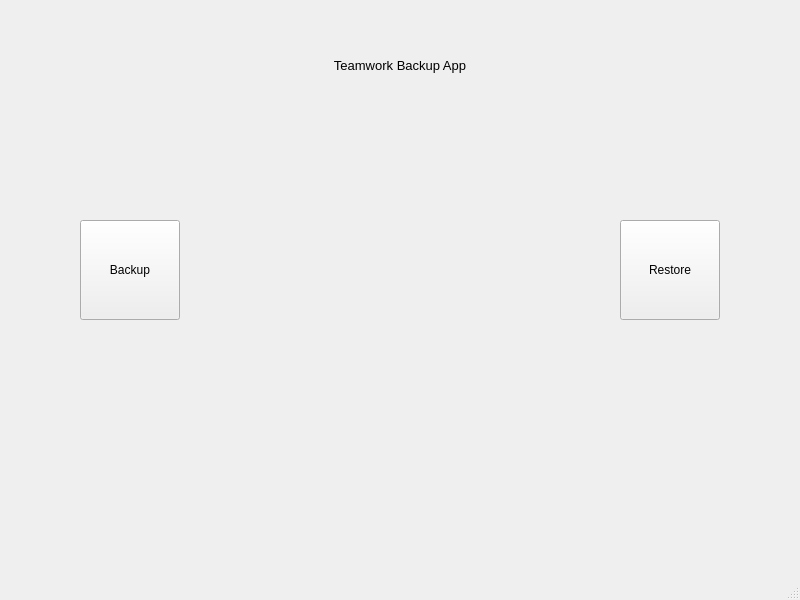
<?xml version="1.0" encoding="UTF-8"?>
<ui version="4.0">
 <class>MainWindow</class>
 <widget class="QMainWindow" name="MainWindow">
  <property name="geometry">
   <rect>
    <x>0</x>
    <y>0</y>
    <width>800</width>
    <height>600</height>
   </rect>
  </property>
  <property name="windowTitle">
   <string>MainWindow</string>
  </property>
  <widget class="QWidget" name="centralwidget">
   <widget class="QPushButton" name="restore">
    <property name="geometry">
     <rect>
      <x>620</x>
      <y>220</y>
      <width>100</width>
      <height>100</height>
     </rect>
    </property>
    <property name="text">
     <string>Restore</string>
    </property>
   </widget>
   <widget class="QPushButton" name="backup">
    <property name="geometry">
     <rect>
      <x>80</x>
      <y>220</y>
      <width>100</width>
      <height>100</height>
     </rect>
    </property>
    <property name="text">
     <string>Backup</string>
    </property>
   </widget>
   <widget class="QLabel" name="title">
    <property name="geometry">
     <rect>
      <x>300</x>
      <y>40</y>
      <width>200</width>
      <height>50</height>
     </rect>
    </property>
    <property name="font">
     <font>
      <pointsize>10</pointsize>
      <weight>50</weight>
      <bold>false</bold>
     </font>
    </property>
    <property name="text">
     <string>Teamwork Backup App</string>
    </property>
    <property name="alignment">
     <set>Qt::AlignCenter</set>
    </property>
   </widget>
  </widget>
  <widget class="QMenuBar" name="menubar">
   <property name="geometry">
    <rect>
     <x>0</x>
     <y>0</y>
     <width>800</width>
     <height>26</height>
    </rect>
   </property>
  </widget>
  <widget class="QStatusBar" name="statusbar"/>
 </widget>
 <resources/>
 <connections/>
</ui>
